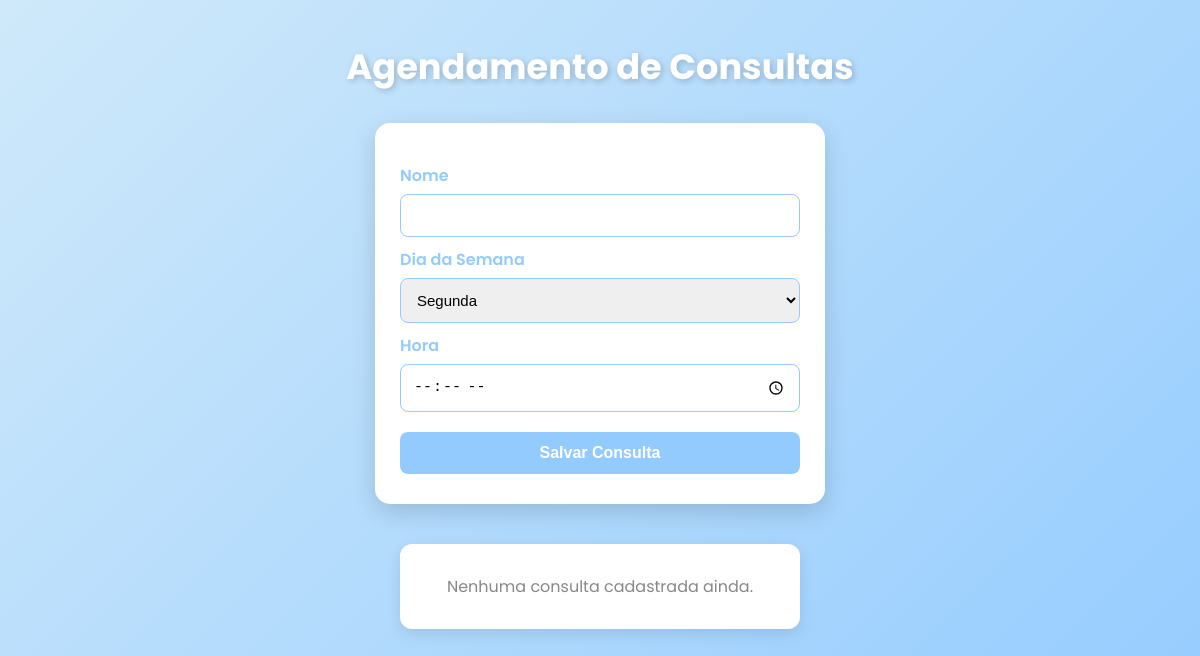
The page /consultas.php on the database as committed earlier.
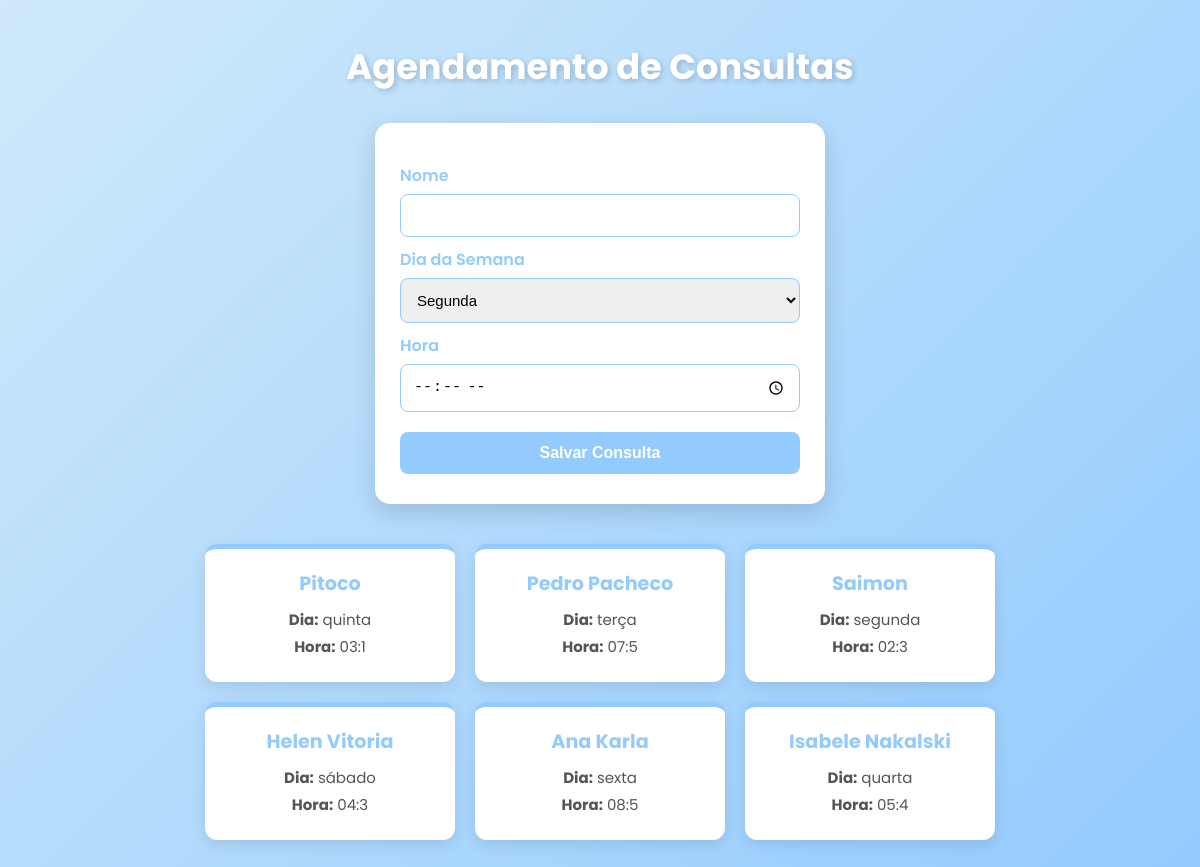
The same page on the database as committed later.
### tables this page shows
CREATE TABLE `consultas` (
  `id` int(11) NOT NULL,
  `nome` varchar(50) DEFAULT NULL,
  `data` varchar(8) DEFAULT NULL,
  `hora` varchar(4) DEFAULT NULL
);

### consultas.php (the view, shortened to what this page needs)
<!DOCTYPE html>
<html lang="pt-br">
<head>
</head>
<body>
    <h1>Agendamento de Consultas</h1>
    <div class="form-container">
        <form action="consultas.php" method="post">
            <label for="nome">Nome</label>
            <input type="text" name="nome" id="nome" required>
            <label for="dia">Dia da Semana</label>
            <select name="dia" id="dia" required>
                <option value="segunda">Segunda</option>
            </select>
            <label for="hora">Hora</label>
            <input type="time" name="hora" id="hora" required>
            <button type="submit">Salvar Consulta</button>
        </form>
    </div>
    <div class="resultados">
        <?php
        include 'conexaoo.php';
        $sql = "SELECT * FROM consultas ORDER BY id DESC";
        $stmt = $conexao->prepare($sql);
        $stmt->execute();
        if ($stmt->rowCount() > 0) {
            while ($linha = $stmt->fetch(PDO::FETCH_ASSOC)) {
                echo "<div class='card'>";
                echo "<h3>{$linha['nome']}</h3>";
                echo "<p><strong>Dia:</strong> {$linha['data']}</p>";
                echo "<p><strong>Hora:</strong> {$linha['hora']}</p>";
                echo "</div>";
            }
        } else {
            echo "<div class='sem-registro'>Nenhuma consulta cadastrada ainda.</div>";
        }
        ?>
    </div>
</body>
</html>

### consultas.php (style rules this page uses)
* { margin: 0; padding: 0; box-sizing: border-box; }
body { font-family: 'Poppins', sans-serif; background: linear-gradient(135deg, #cfe9faff, #93cbffff); min-height: 100vh; display: flex; flex-direction: column; align-items: center; justify-content: flex-start; padding: 40px 20px; color: #333; }
h1 { color: #fff; margin-bottom: 30px; font-size: 2.2rem; text-shadow: 2px 2px 6px rgba(0,0,0,0.2); text-align: center; }
.form-container { background: #fff; border-radius: 15px; box-shadow: 0px 8px 25px rgba(0,0,0,0.15); padding: 30px 25px; width: 100%; max-width: 450px; margin-bottom: 40px; animation: fadeIn 0.6s ease; }
label { display: block; font-weight: 600; margin-top: 10px; margin-bottom: 6px; color: #93cbffff; }
input, select { width: 100%; padding: 12px; border-radius: 8px; border: 1px solid #93cbffff; font-size: 15px; transition: 0.3s ease; }
button { width: 100%; margin-top: 20px; background: #93cbffff; color: #fff; border: none; border-radius: 8px; padding: 12px; font-size: 16px; font-weight: 600; cursor: pointer; transition: background 0.3s ease; }
.resultados { width: 100%; max-width: 900px; display: flex; flex-wrap: wrap; gap: 20px; justify-content: center; align-items: center; text-align: center; }
.card { background: #fff; border-radius: 12px; box-shadow: 0 5px 15px rgba(0,0,0,0.1); padding: 20px; width: 250px; transition: transform 0.2s ease, box-shadow 0.2s ease; border-top: 5px solid #93cbffff; text-align: center; }
.card h3 { color: #93cbffff; font-size: 1.2rem; margin-bottom: 10px; }
.card p { font-size: 15px; color: #555; margin: 4px 0; }
.sem-registro { background: #fff; border-radius: 12px; padding: 30px; text-align: center; color: #888; box-shadow: 0 5px 15px rgba(0,0,0,0.1); width: 100%; max-width: 400px; }

Rows that differ between the two databases and show on the page:
added consultas: nome "Pitoco", data "quinta", hora "03:1"
added consultas: nome "Pedro Pacheco", data "terça", hora "07:5"
added consultas: nome "Saimon", data "segunda", hora "02:3"
added consultas: nome "Helen Vitoria", data "sábado", hora "04:3"
added consultas: nome "Ana Karla", data "sexta", hora "08:5"
added consultas: nome "Isabele Nakalski", data "quarta", hora "05:4"
Other text that changed with them:
text no longer shown: "Nenhuma consulta cadastrada ainda."
